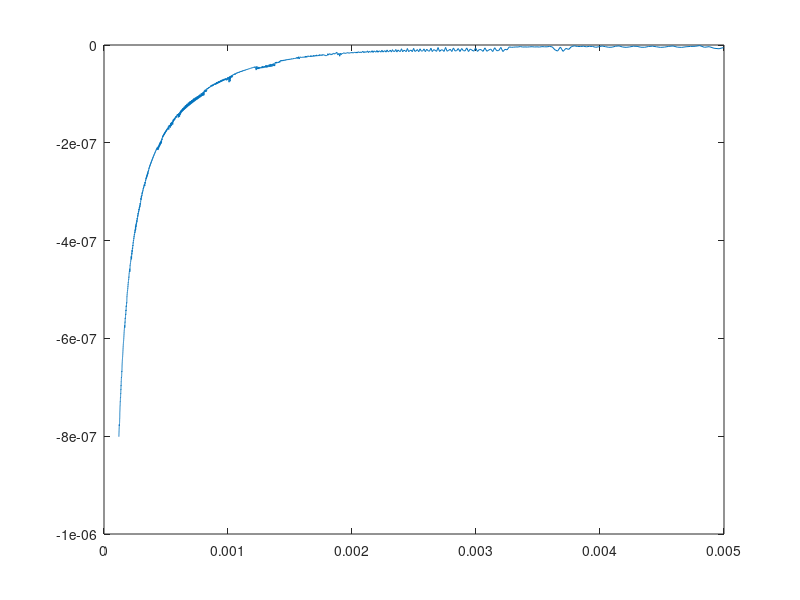
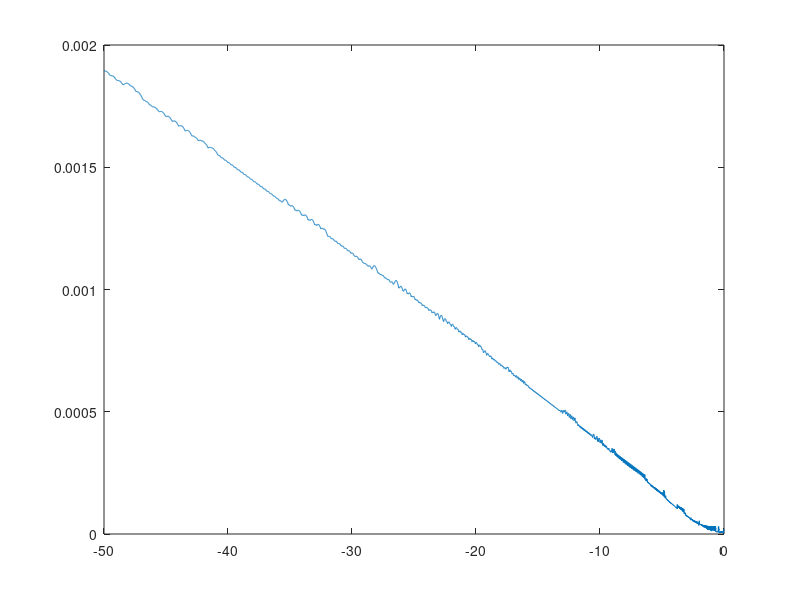
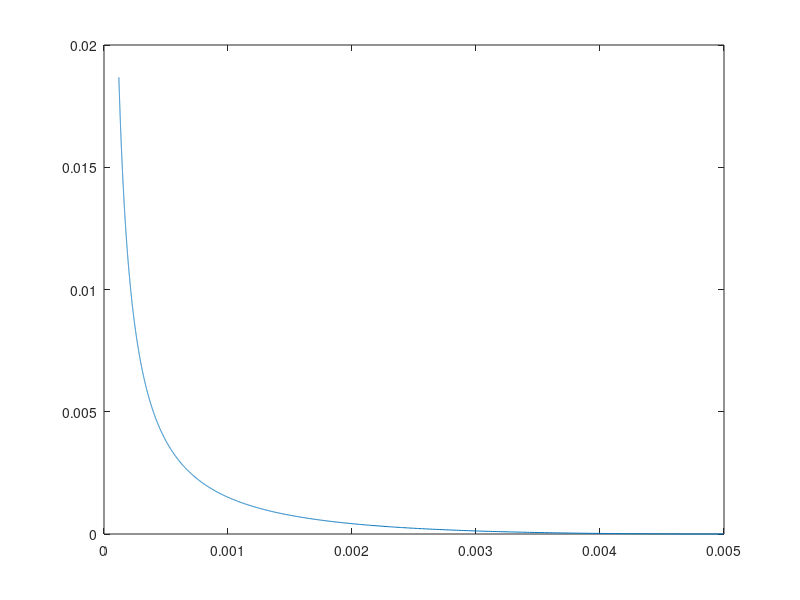
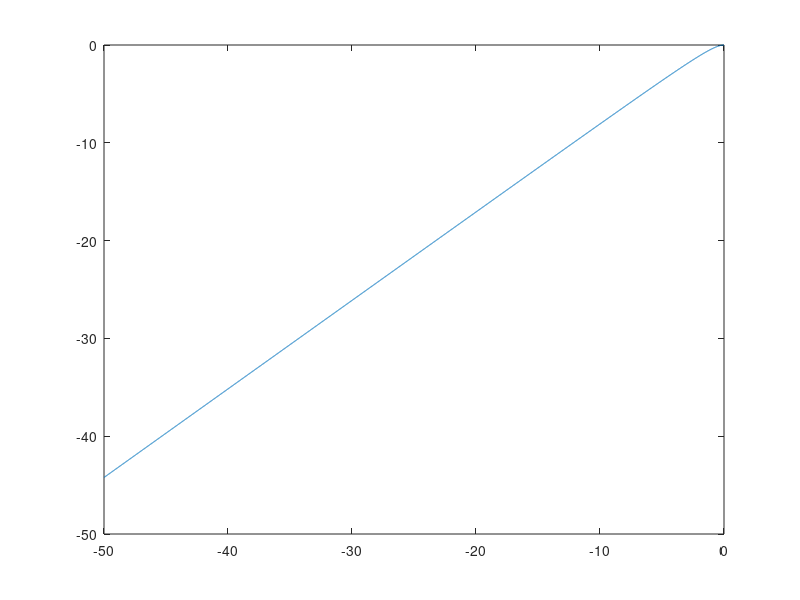

Here is the MATLAB script that generated these plots, in order:

    
c_w = 4.2e6;
c_i = 1.9e6;
c_m = 2e6;
c_o = 2.5e6;
L_sl = 3.34e8;
T0=273.15;
beta_interface = 1./3;

T_min = -60;
sat_waterIce_min = 0.005;

alpha = 8e-4; %(Pa^-1) this is not the same alpha as we have used, it is the conversion form 1/m to 1Pa (factor 10-4)
m=0.19;


    alpha = 1.11e-4;
    n=1.48;
alpha = 4e-4;
n=2;
%     alpha = 1.49e-4;
%     n=1.25;
m=1-1./n;
T_min = -60;

T=[T_min:0.01:0]';


n=1./(1-m);


LUT_gamma_size = 512;
porosity_max = 0.95;
porosity_min = 0.05;

X = -L_sl./ T0 .* beta_interface;
gamma_max =  ((1-porosity_max).* c_o ) ./ alpha ./ X ./ (porosity_max.* L_sl);
log(-gamma_max)

gamma_min =  ((1-porosity_min).* c_m  + c_i) ./ alpha ./ X ./ (porosity_min.* L_sl);
log(-gamma_min)
gamma_list = linspace(log(-gamma_min), log(-gamma_max), LUT_gamma_size);
gamma_list = -exp(gamma_list);

%dimensionless quantities computed from the dimensionless equation

LUT_T_prime = [];
LUT_E_prime = [];

for gamma_index=1:size(gamma_list,2)
    gamma= gamma_list(1,gamma_index);
    
    T_prime_max = alpha .* X .* T_min + ((sat_waterIce_min.^(-1./m)-1)).^(1./n);
    E_prime_min = gamma .* T_prime_max + (1 + T_prime_max.^n).^(-m);
    
    T_prime_max = T_prime_max .*1.1;
    E_prime_min = E_prime_min .*1.1;
    
    
    LUT_size = 2.^10;
    
    T_prime2 = linspace(T_prime_max, 0, LUT_size+1)';
    E_prime2 = gamma .* T_prime2 + (1 + T_prime2.^n).^(-m);
    

    for count = 1:15
        %             plot(E_prime2)
        %             hold on
        %add points
        add_points_T =[(T_prime2(1:end-1,1) + T_prime2(2:end,1))./2  (3.*T_prime2(1:end-1,1) + T_prime2(2:end,1))./4 (T_prime2(1:end-1,1) + 3.*T_prime2(2:end,1))./4];%midpoints in T
        add_points_E = gamma .* add_points_T + (1 + add_points_T.^n).^(-m);
        
        delta_E_prime2 = repmat(E_prime2(2:end,1) - E_prime2(1:end-1,1), 1, 3) ;
        delta_T_prime2 = repmat(T_prime2(2:end,1) - T_prime2(1:end-1,1), 1, 3);
        add_points_T_interp = repmat(T_prime2(1:end-1),1,3) + (add_points_E - repmat(E_prime2(1:end-1),1,3)) ./ delta_E_prime2 .* delta_T_prime2;
        
        add_points_T = add_points_T(:);
        add_points_E = add_points_E(:);
        mismatch = abs(add_points_T_interp(:) - add_points_T);
        [~,sort_index]=sort(mismatch);
        sort_index=sort_index(end-size(sort_index,1)./3+1:end,1);
        T_prime2 = [T_prime2; add_points_T(sort_index,1)];
        E_prime2 = [E_prime2; add_points_E(sort_index,1)];
        [T_prime2, sort_index] = sort(T_prime2,'descend');
        E_prime2=E_prime2(sort_index,1);
        
        %reduce points
        reduce_points_T = [T_prime2(2:4:end-3,1) T_prime2(3:4:end-2,1) T_prime2(4:4:end-1,1)];
        reduce_points_E = [E_prime2(2:4:end-3,1) E_prime2(3:4:end-2,1) E_prime2(4:4:end-1,1)];
        T_prime2 = T_prime2(1:4:end,1);
        E_prime2 = E_prime2(1:4:end,1);
        
        delta_E_prime2 = repmat(E_prime2(2:end,1) - E_prime2(1:end-1,1), 1, 3) ;
        delta_T_prime2 = repmat(T_prime2(2:end,1) - T_prime2(1:end-1,1), 1, 3);
        reduce_points_T_interp = repmat(T_prime2(1:end-1),1,3) + (reduce_points_E - repmat(E_prime2(1:end-1),1,3)) ./ delta_E_prime2 .* delta_T_prime2;
        
        reduce_points_T = reduce_points_T(:);
        reduce_points_E = reduce_points_E(:);
        mismatch = abs(reduce_points_T_interp(:) - reduce_points_T);
        [~,sort_index]=sort(mismatch);
        sort_index=sort_index(end-size(sort_index,1)./3+1:end,1);
        T_prime2 = [T_prime2; reduce_points_T(sort_index,1)];
        E_prime2 = [E_prime2; reduce_points_E(sort_index,1)];
        [T_prime2, sort_index] = sort(T_prime2,'descend');
        E_prime2 = E_prime2(sort_index,1);
        

        dT_prime2_dgamma = -(E_prime2 - (1+T_prime2.^n).^(-m)) ./ T_prime2.^-2 + n.*m .* T_prime2.^(n-2) .* (1+T_prime2.^n).^(-m-1);
        % dT_prime2_dgamma = 1./dT_prime2_dgamma;
        
    end
    
    LUT_T_prime = [LUT_T_prime T_prime2];
    LUT_E_prime = [ LUT_E_prime E_prime2];
    
end

%%
close all
        %---------------interpolate and test
        test_T = [[-50:0.01:-0.01] -0.001];
        sat_waterIce = 0.005;
        theta_o= 0.05;
        theta_m = 0;
        porosity = 1 - theta_o - theta_m;

        mwp0 = 1./alpha .* ((sat_waterIce.^(-1./m)-1)).^(1./n);

        C0 = theta_m .* c_m + theta_o .* c_o + porosity .* sat_waterIce .* c_i;
        X = -L_sl./ T0 .* beta_interface;
        L0 = porosity.* L_sl;

        gamma = C0 ./ alpha ./ X ./ L0 ;
        
        
        mpw_test = -L_sl.*test_T./T0 .*beta_interface .* double(test_T<0) + mwp0;
        sat_water_test = double(mpw_test>0) .* (1+(alpha.*mpw_test).^n).^(-m) + double(mpw_test<=0);
        sat_ice_test = sat_waterIce - sat_water_test;
        energy_test = test_T.* (theta_m .* c_m + theta_o .* c_o + porosity .* sat_waterIce .* (c_w .* double(test_T>=0)+ c_i.* double(test_T<0)));
        energy_test = energy_test - double(test_T<0) .* L_sl .* porosity .* (sat_waterIce - sat_water_test);
        E_prime_test = energy_test ./ L0 + sat_waterIce + C0 .* mwp0 ./ X./ L0; 
        T_prime_test = alpha .* (X.*test_T + mwp0);

        left_gamma_index=find(gamma-gamma_list>=0, 1, 'last');
        scale_factor_gamma = (gamma-gamma_list(left_gamma_index) ) ./ (gamma_list(left_gamma_index+1) - gamma_list(left_gamma_index));

        T_prime_left = interp1(LUT_E_prime(:,left_gamma_index), LUT_T_prime(:,left_gamma_index), E_prime_test, 'linear');
        T_test = (T_prime_left ./ alpha - mwp0) ./ X;
        
%         plot(test_T, test_T)
%         hold on
%         plot(test_T, T_test)
         
        T_prime_right = interp1(LUT_E_prime(:,left_gamma_index+1), LUT_T_prime(:,left_gamma_index+1), E_prime_test, 'linear');
        T_test = (T_prime_right ./ alpha - mwp0) ./ X;
%         plot(test_T, T_test)
        
        T_prime_final = T_prime_left + scale_factor_gamma .*( T_prime_right - T_prime_left);
        T_final = (T_prime_final ./ alpha - mwp0) ./ X;
        sat_water_final = E_prime_test - gamma .* T_prime_final;
        plot(sat_water_test, sat_water_test - sat_water_final)
%         plot(test_T, T_final)
        
        figure
         plot(test_T, test_T - T_final)
        
        
        T_prime0 = alpha .*mwp0;
        T_prime_alternative = (E_prime_test - (1 + T_prime0.^n).^(-m) - T_prime0 .* (n.*m).* T_prime0.^(n-1) .* (1+T_prime0.^n).^(-m-1)) ./ (gamma -  n.*m.* T_prime0.^(n-1) .* (1+T_prime0.^n).^(-m-1));     
        T_final_alternative = (T_prime_alternative ./ alpha - mwp0) ./ X;
        sat_water_final_alternative = E_prime_test - gamma .* T_prime_alternative;
        figure
        plot(sat_water_test, sat_water_test - sat_water_final_alternative)
        
        figure
        plot(test_T, test_T - T_final_alternative)
        
        %plot((test_T .* X + mwp0).*alpha, T_prime_test)
%         plot(E_prime_test, T_prime_test)
%         hold on
        
        %
       
        
        %dT_dgamma = interp1(E_prime2, dT_prime2_dgamma, E_prime_test, 'linear');
        %dg=[dg; dT_dgamma];
%         dg=[dg; T_prime_test ./(gamma - n.*m.*T_prime_test.^(n-1) .* (1+T_prime_test.^n).^(-m-1) ) ];
%         dT=[dT; T_prime_test];
%          T_prime_test = T_prime_test + ind.* 3.7e-6 ./2 .* T_prime_test ./(gamma - n.*m.*T_prime_test.^(n-1) .* (1+T_prime_test.^n).^(-m-1) ) ;
% %         
%          T_test = (T_prime_test ./ alpha - mwp0) ./ X;
% % 
%          plot(test_T, T_test)
%          hold on
%          
%         T_acc = T_acc + T_test;
  
        
%          plot(test_T, test_T - T_test)
%          hold on
%          plot(test_T, T_acc/2)
%          hold on

% theta_o= 0.5;
% 
% for theta_m = 0;%0.95; %[0.05:0.05:0.95]
    
%     porosity = 1 - theta_o - theta_m;
% 
%         mwp0 = 1./alpha .* ((sat_waterIce.^(-1./m)-1)).^(1./n);
%         
% 
%         C0 = theta_m .* c_m + theta_o .* c_o + porosity .* sat_waterIce .* c_i;
%         X = -L_sl./ T0 .* beta_interface;
%         L0 = porosity.* L_sl;
%         
%         %dimensionless quantities computed from the "true" quantities
% 
% 
%         gamma0 = C0 ./ alpha ./ X ./ L0 ;

% porosity_max = 0.95;
% gamma_max =  ((1-porosity_max).* c_o ) ./ alpha ./ X ./ (porosity_max.* L_sl);
% log(-gamma_max)
% porosity_min = 0.05;
% gamma_min =  ((1-porosity_min).* c_m  + c_i) ./ alpha ./ X ./ (porosity_min.* L_sl);
% log(-gamma_min)


%
